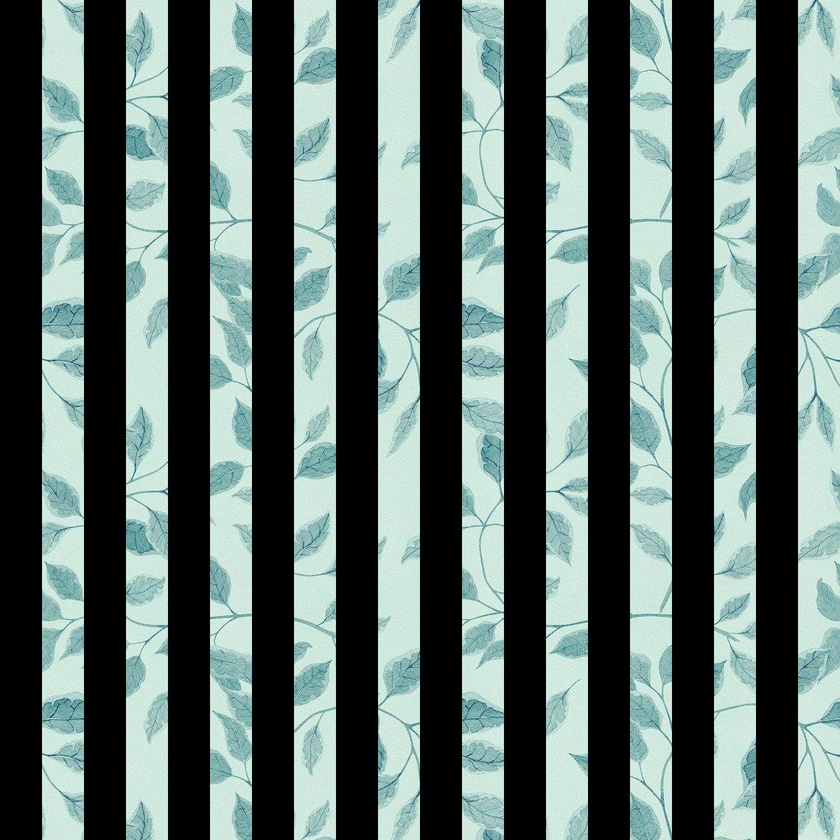
#> input picture striped-leaf-pattern-0.jpg, 840 x 840 px, shrunk from 1280 x 1280 before the run
$ python c.py
#> lines starting #> are read from the running program, lines starting #| are printed output that depends on the picture
import numpy as np
import cv2
from matplotlib import pyplot as plt
from matplotlib import image as mpimg
from scipy.ndimage import convolve

a = mpimg.imread('striped-leaf-pattern-0.jpg')
#> a is the input picture: shape (840, 840, 3); mean R, G, B 91.7, 107.5, 103.8
b = mpimg.imread('striped-leaf-pattern-1.jpg')
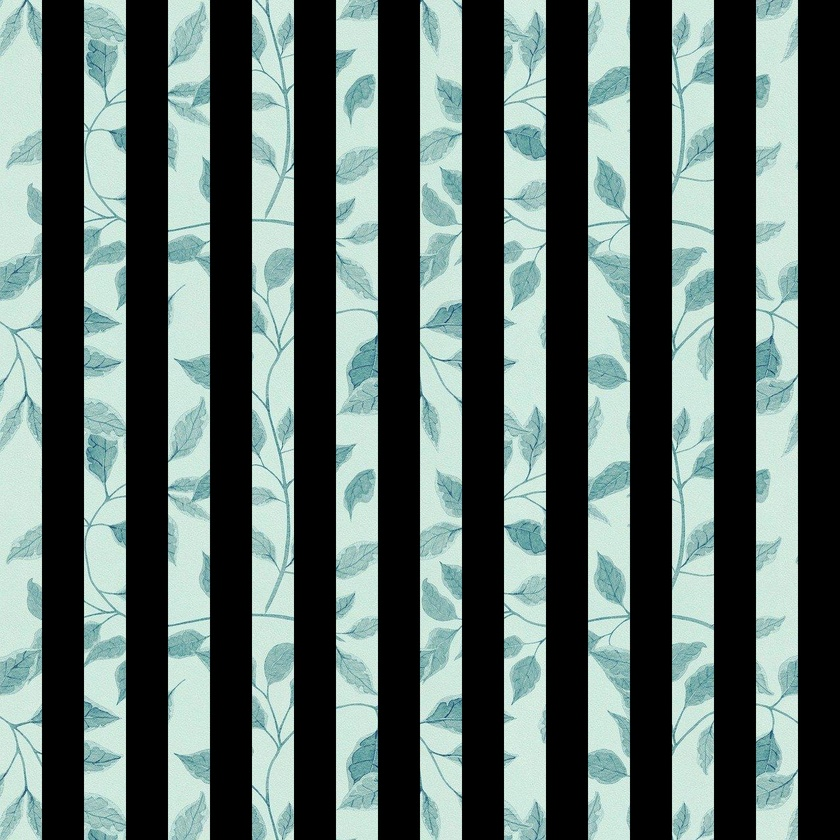
#> input picture striped-leaf-pattern-1.jpg, 840 x 840 px, shrunk from 1280 x 1280 before the run
#> b is the input picture: shape (840, 840, 3); mean R, G, B 91.8, 107.6, 103.8

a = np.where(a == 0, b, a)
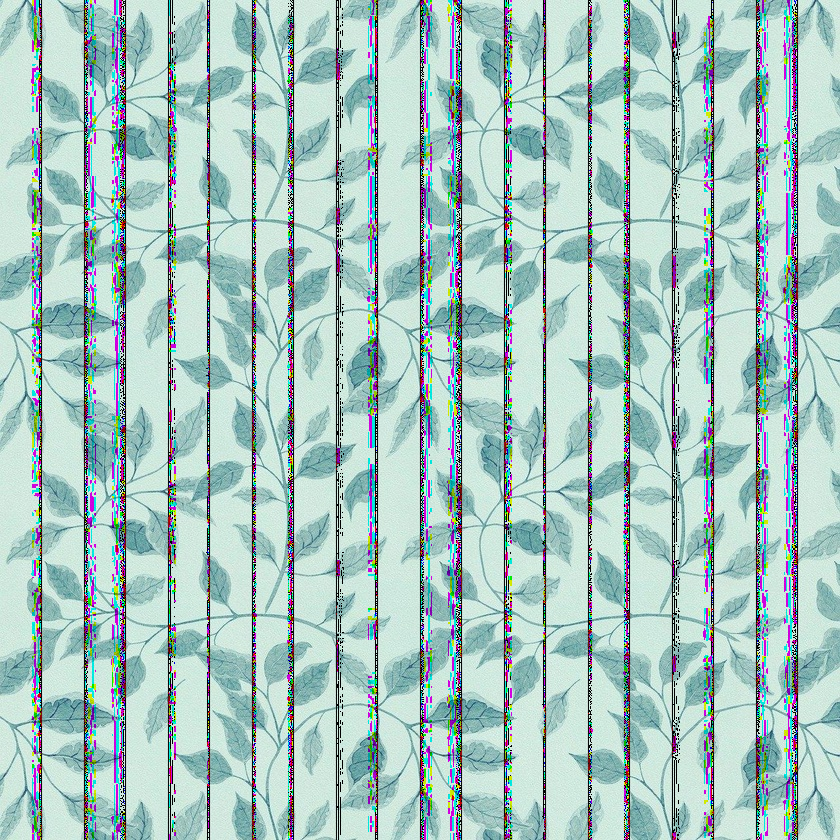
#> a: shape (840, 840, 3); mean R, G, B 169.1, 197.1, 193.4

plt.imsave('exercise-3.jpg', a)
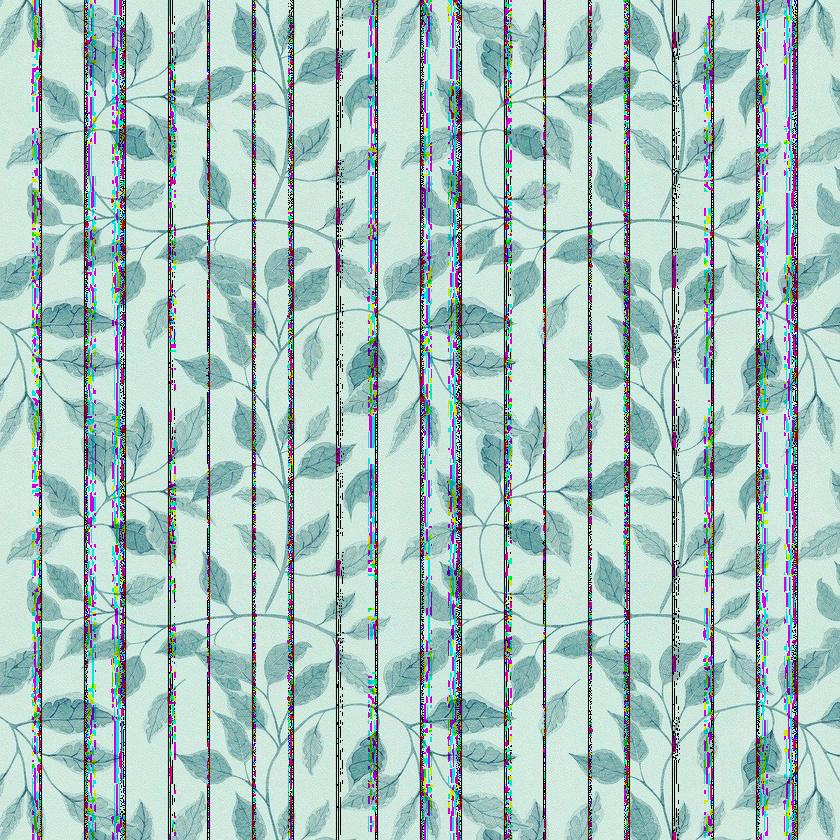
#> saved as exercise-3.jpg: shape (840, 840, 3); mean R, G, B 169.7, 197.2, 193.6

plt.imshow(a)
plt.show()
